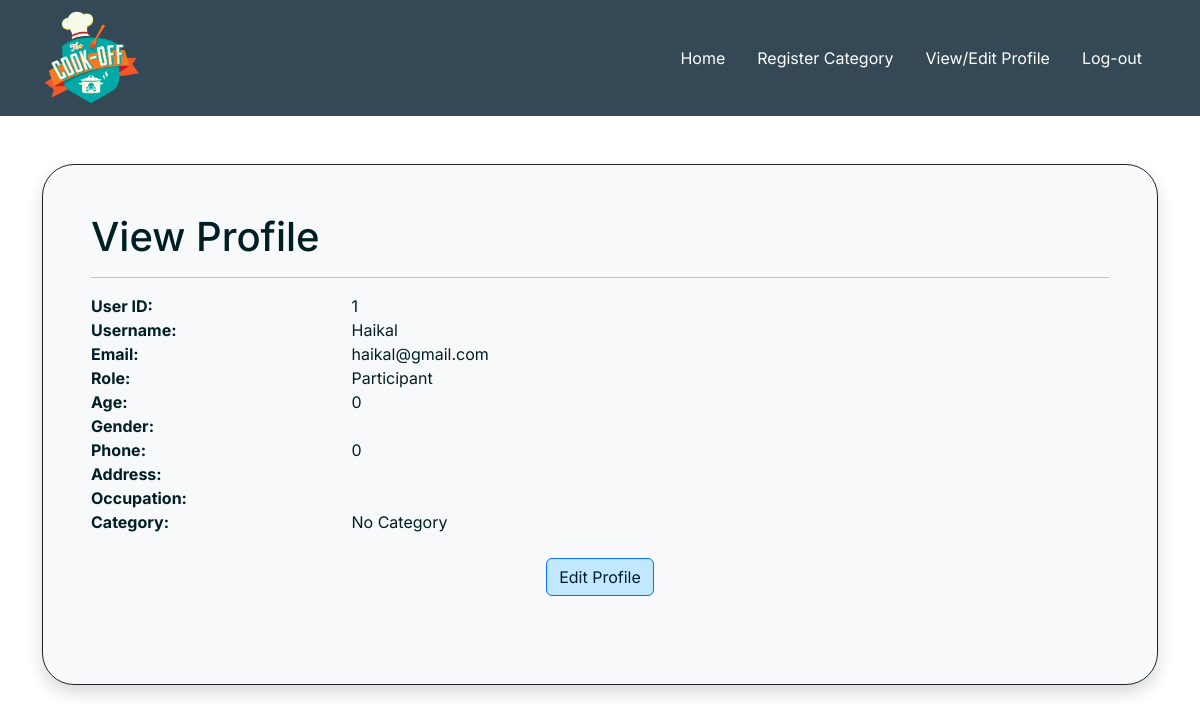
Screenshot of /src/main3.php (signed in) with the database file from the repository.
### tables this page shows
CREATE TABLE IF NOT EXISTS `table1` (
  `id_User` int NOT NULL AUTO_INCREMENT,
  `Username` varchar(255) NOT NULL,
  `Password` varchar(255) NOT NULL,
  `Email` varchar(255) NOT NULL,
  `Role` varchar(255) NOT NULL,
  `id_Category` int NOT NULL,
  `age` int DEFAULT NULL,
  `phone` bigint DEFAULT NULL,
  `address` varchar(200) DEFAULT NULL,
  `occupation` varchar(100) DEFAULT NULL,
  `gender` varchar(50) DEFAULT NULL,
  PRIMARY KEY (`id_User`),
  KEY `id_Category` (`id_Category`)
);

CREATE TABLE IF NOT EXISTS `category1` (
  `id_Category` int NOT NULL AUTO_INCREMENT,
  `Category` varchar(255) NOT NULL,
  `CategoryQuota` varchar(255) NOT NULL,
  `Descrip` varchar(255) NOT NULL,
  PRIMARY KEY (`id_Category`)
);

### src/main3.php (the view, shortened to what this page needs)
<?php
$conn = mysqli_connect("localhost", "root", "", "database1");
$username = $_SESSION['username'];
$sql =
"SELECT table1.id_User, table1.Username, table1.Email, table1.Role, table1.age, table1.phone, table1.gender,
table1.address, table1.occupation, category1.id_Category, category1.Category
FROM table1 JOIN category1
ON table1.id_Category = category1.id_Category
WHERE Username = '$username';";
$result = mysqli_query($conn, $sql);
$row = mysqli_fetch_assoc($result);
$id = $row['id_User'];
$username = $row['Username'];
$email = $row['Email'];
$role = $row['Role'];
$age = $row['age'];
$phone = $row['phone'];
$category = $row['Category'];
?>
<!DOCTYPE html>
<html>
<head>
    <link href="https://cdn.jsdelivr.net/npm/bootstrap@5.3.0-alpha3/dist/css/bootstrap.min.css" rel="stylesheet"
><link rel="stylesheet" href="styles.css" />
</head>
<body>
    <?php include 'header.php'; ?>
    <div class="container mt-5">
    <div class="bg-light p-5 rounded-5 border border-dark shadow">
        <h1>View Profile</h1>
        <hr>
        <div class="row">
            <div class="col-sm-3">
                <strong>User ID:</strong>
            </div>
            <div class="col-sm-9">
                <?php echo $id; ?>
            </div>
        </div>
        <div class="row">
            <div class="col-sm-3">
                <strong>Username:</strong>
            </div>
            <div class="col-sm-9">
                <?php echo $username; ?>
            </div>
        </div>
        <div class="row">
            <div class="col-sm-3">
                <strong>Email:</strong>
            </div>
            <div class="col-sm-9">
                <?php echo $email; ?>
            </div>
        </div>
        <div class="row">
            <div class="col-sm-3">
                <strong>Role:</strong>
            </div>
            <div class="col-sm-9">
                <?php echo $role; ?>
            </div>
        </div>
        <div class="row">
            <div class="col-sm-3">
                <strong>Age:</strong>
            </div>
            <div class="col-sm-9">
                <?php echo $age; ?>
            </div>
        </div>
        <div class="row">
            <div class="col-sm-3">
                <strong>Gender:</strong>
            </div>
            <div class="col-sm-9">
            </div>
        </div>
        <div class="row">
            <div class="col-sm-3">
                <strong>Phone:</strong>
            </div>
            <div class="col-sm-9">
                <?php echo $phone; ?>
            </div>
        </div>
        <div class="row">
            <div class="col-sm-3">
                <strong>Address:</strong>
            </div>
            <div class="col-sm-9">
            </div>
        </div>
        <div class="row">
            <div class="col-sm-3">
                <strong>Occupation:</strong>
            </div>
            <div class="col-sm-9">
            </div>
        </div>
        <div class="row">
            <div class="col-sm-3">
                <strong>Category:</strong>
            </div>
            <div class="col-sm-9">
                <?php echo $category; ?>
            </div>
        </div>
        <div class="row">
            <form method="get" action="editprofile.php">
            <div class="mb-3 p-4 text-center">
                <button type="submit" class="btn btn-primary">Edit Profile</button>
            </div>
        </div>
        </div>
    </div>
</body>
</html>

### src/styles.css (style rules this page uses)
* { font-family: 'Inter',sans-serif; }
body { background-color: #ffffff; color:#001f25; }
.btn-primary { background-color: #c2e8ff; color:#001e2c; }

### rows the page displays
table1: id_User "1", Username "Haikal", Email "haikal@gmail.com", Role "Participant", age "0", phone "0", id_Category.Category "No Category"
